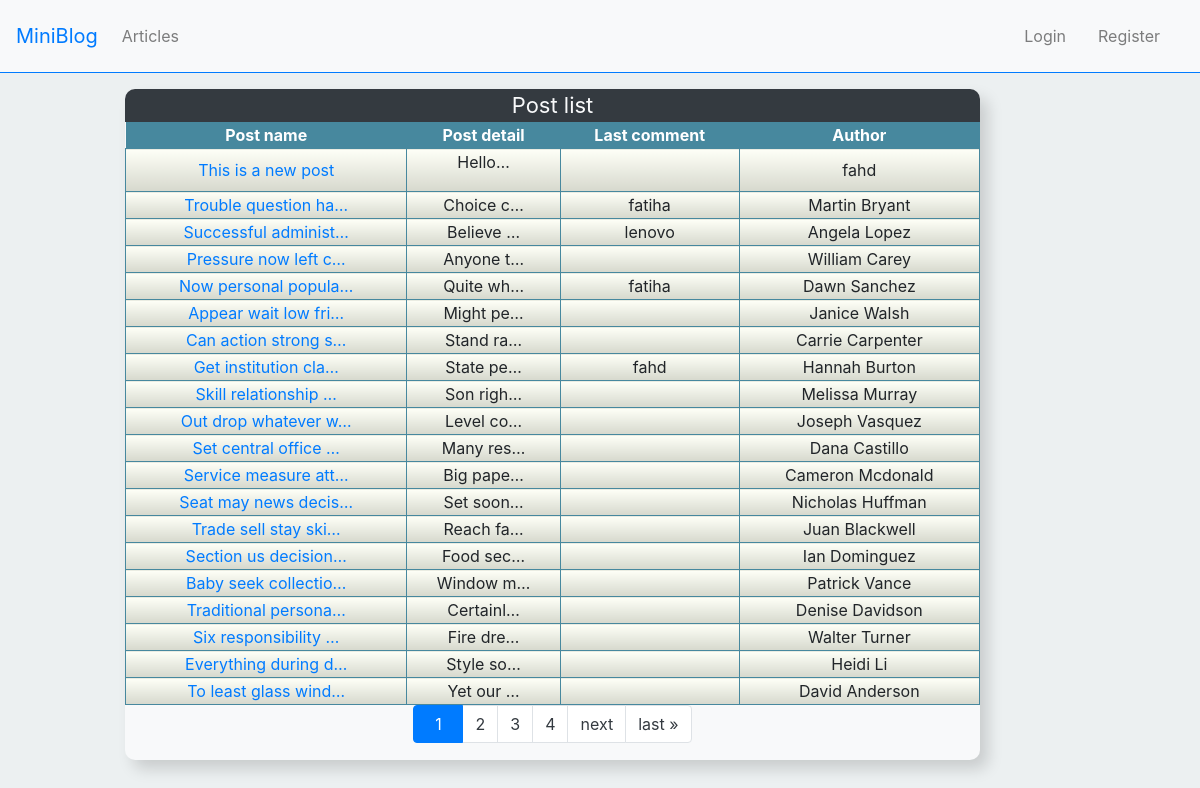
Screenshot of /listPost/ with the database file from the repository.
### blog/models.py (models this page shows, shortened)
class Post(models.Model):
    user = models.ForeignKey(User, on_delete=models.CASCADE)
    title = models.CharField(null=False,blank=False,max_length=20)
    text = models.TextField(null=False,blank=False,max_length=2000)
    def last_comment(self):
        try:
            return self.comment_set.all().order_by('-id')[0]
        except IndexError:
            pass

class Comment(models.Model):
    Post = models.ForeignKey(Post, on_delete=models.CASCADE)
    user = models.ForeignKey(User, on_delete=models.CASCADE)
    text = models.TextField(null=False,blank=False,max_length=1000)

### blog/views.py (the view)
# urls.py: path('listPost/',views.listPost.as_view(),name="listPost"),
class listPost(ListView):
    paginate_by = 20
    model = Post
    template_name="blog/listPost.html"
    ordering="-id"
    def get_context_data(self, *, object_list=None, **kwargs):
            context = super().get_context_data(**kwargs)
            context["forward"]=range(context["page_obj"].number+1,context["page_obj"].number+4)
            context["backward"]=range(context["page_obj"].number-4,context["page_obj"].number)
            return context

### templates/blog/listPost.html (shortened to what this page needs)
{% extends 'blog/base.html' %}
{% block body %}
<div class="container pt-3">
    <div class="row">
    <div class="col-1 ml-0"> </div>
    <div class="col-9 custom-post bg-light h-5">
        <p class="custom-post-title post-list-box text-light bg-dark text-center"> Post list </p>
        <div class="post-border  ">
                <div class='container post-list-container  d-flex justify-content-center'>
                        <table class="post-list col-12">
                            <thead class="post-head" >
                                <tr>
                                    <th> Post name </th>
                                    <th> Post detail </th>
                                    <th> Last comment </th>
                                    <th> Author </th>
                                </tr>
                            </thead>
                            <tbody>
                                {% for post in page_obj %}
                                <tr>
                                    <td> <a href="{% url "blog:postDetail" post.id %}"> {{ post.title | truncatechars:20 }} </a> <br> </td>
                                    <td> {{ post.text  | truncatechars:9 | safe }} </td>
                                    <td>  {{  post.last_comment.user.username  }} </td>
                                    <td> {{ post.user.username }} </td>
                                </tr>
                                {% endfor %}
                            </tbody>
                        </table>
            </div>
            <div class=" d-flex justify-content-center">
                <nav  aria-label=" ...">
                <ul class="pagination">
                    <li class="page-item active">
                    <span class="page-link">
                        {{ page_obj.number }}
                    </span>
                    </li>
                    {% for i in forward  %}
                        {% if i <= paginator.num_pages %}
                        <li class="page-item" ><a class="page-link"  href="?page={{ i }}">{{ i }}</a></li>
                        {% endif %}
                    {% endfor %}
                    {% if page_obj.has_next %}
                         <li class="page-item" ><a class="page-link"  href="?page={{ page_obj.next_page_number }}">next</a></li>
                        <li class="page-item"><a class="page-link" href="?page={{ page_obj.paginator.num_pages }}">last &raquo;</a></li>
                    {% endif %}
                </ul>
                </nav>
            </div>
        </div>
        <div class="col-1 mr-0"> </div>
        </div>
</div>
{% endblock body %}

### templates/blog/base.html (shortened to what this page needs)
{% load static %}
<!DOCTYPE html>
<html>
    <head>
        <link rel="stylesheet" href="https://maxcdn.bootstrapcdn.com/bootstrap/4.0.0/css/bootstrap.min.css">
        <link rel="stylesheet" href="{% static 'css/base.css' %}">
    </head>
    <body style="background: #ecf0f1;">
        <nav class="navbar navbar-expand-lg navbar-light bg-light border-bottom border-primary" >
        <a class="navbar-brand text-primary" href="#">MiniBlog </a>
        <div class="collapse navbar-collapse" id="navbarText">
            <ul class="navbar-nav mr-auto">
            <li class="nav-item">
                <a class="nav-link" href="{% url "blog:listPost" %}">Articles</a>
            </li>
            </ul>
            <ul class="d-flex justify-content-end   navbar-nav">
            {% if user.is_authenticated %}
            <li class="nav-item">
                <span class="navbar-text mb-0 mt-2 mr-3">
                 <p  href='#'>{{ user.username }}</p>
                </span>
            </li>
            <li class="nav-item">
                <span class="navbar-text mr-3">
                <a class=" nav-link" href="{% url "blog:logout" %}">Logout</a>
                </span>
            </li>
            {% else %}
            <li class="nav-item">
                <span class="navbar-text mr-3" >
                <a class=" nav-link" href="{% url "blog:login" %}">Login</a>
                </span>
            </li>
            <li class="nav-item">
                <span class="navbar-text mr-3">
                <a class="nav-link" href="{% url "blog:register" %}">Register</a>
                </span>
            </li>
            {% endif %}
            </ul>
        </div>
        </nav>
        <div >
        {% block body %}
        {% endblock body %}
        </div>
    </body>
</html>

### static/css/base.css (style rules this page uses)
.active { background-color: #e6f2f1; border-radius: 10px; }
body nav span { min-width: 50px; text-align: center; }
.custom-post-title { margin-bottom: 0px; border-radius: 10px 10px 0px 0px; font-size: 22px; }
.post-list { width: 100%; justify-content: center; }
.post-list tr th:first-child,th:nth-child(2) { margin-right: 10px; }
.post-list * { text-align: center; }
.custom-post { border: 1px #343a40; box-shadow: 8px 9px 15px 0px rgba(82, 75, 75, 0.15); -webkit-box-shadow: 8px 9px 15px 0px rgba(0,0,0,0.15); -moz-box-shadow: 8px 9px 15px 0px rgba(0,0,0,0.15); border-radius: 10px; margin: 0px 0px; padding: 0px 0px; width: 100%; }
.pagination * { color: #343a40; }
.post-border { margin: 0px; padding: 0px; border-bottom-left-radius: 5px; border-bottom-right-radius: 5px; }
.post-head { background-color: #47889e; color: white; }
.post-list-container { padding: 0px; margin: 0px; }
.post-list tbody tr td { background: rgb(254,255,247); background: -moz-linear-gradient(top, rgba(254,255,247,1) 0%, rgba(214,216,205,1) 100%); background: -webkit-linear-gradient(top, rgba(254,255,247,1) 0%,rgba(214,216,205,1) 100%); background: linear-gradient(to bottom, rgba(254,255,247,1) 0%,rgba(214,216,205,1) 100%); filter: progid:DXImageTransform.Microsoft.gradient( startColorstr='#fefff7', endColorstr='#d6d8cd',GradientType=0 ); border: solid 1px #47889e; }

### rows the page displays
Post: title "This is a new post", text "Hello…", user.username "fahd"
Post: title "Trouble question ha…", text "Choice c…", last_comment.user.username "fatiha", user.username "Martin Bryant"
Post: title "Successful administ…", text "Believe …", last_comment.user.username "lenovo", user.username "Angela Lopez"
Post: title "Pressure now left c…", text "Anyone t…", user.username "William Carey"
Post: title "Now personal popula…", text "Quite wh…", last_comment.user.username "fatiha", user.username "Dawn Sanchez"
Post: title "Appear wait low fri…", text "Might pe…", user.username "Janice Walsh"
Post: title "Can action strong s…", text "Stand ra…", user.username "Carrie Carpenter"
Post: title "Get institution cla…", text "State pe…", last_comment.user.username "fahd", user.username "Hannah Burton"
Post: title "Skill relationship …", text "Son righ…", user.username "Melissa Murray"
Post: title "Out drop whatever w…", text "Level co…", user.username "Joseph Vasquez"
Post: title "Set central office …", text "Many res…", user.username "Dana Castillo"
Post: title "Service measure att…", text "Big pape…", user.username "Cameron Mcdonald"
Post: title "Seat may news decis…", text "Set soon…", user.username "Nicholas Huffman"
Post: title "Trade sell stay ski…", text "Reach fa…", user.username "Juan Blackwell"
Post: title "Section us decision…", text "Food sec…", user.username "Ian Dominguez"
Post: title "Baby seek collectio…", text "Window m…", user.username "Patrick Vance"
Post: title "Traditional persona…", text "Certainl…", user.username "Denise Davidson"
Post: title "Six responsibility …", text "Fire dre…", user.username "Walter Turner"
Post: title "Everything during d…", text "Style so…", user.username "Heidi Li"
Post: title "To least glass wind…", text "Yet our …", user.username "David Anderson"

### other values shown
{{ page_obj.number }} "1"
{{ i }} "2" "3" "4"
